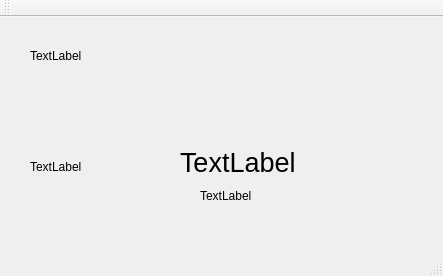
<?xml version="1.0" encoding="UTF-8"?>
<ui version="4.0">
 <class>MainWindow</class>
 <widget class="QMainWindow" name="MainWindow">
  <property name="geometry">
   <rect>
    <x>0</x>
    <y>0</y>
    <width>443</width>
    <height>276</height>
   </rect>
  </property>
  <property name="windowTitle">
   <string>MainWindow</string>
  </property>
  <widget class="QWidget" name="centralWidget">
   <widget class="QLabel" name="label">
    <property name="geometry">
     <rect>
      <x>30</x>
      <y>30</y>
      <width>91</width>
      <height>17</height>
     </rect>
    </property>
    <property name="text">
     <string>TextLabel</string>
    </property>
   </widget>
   <widget class="QLabel" name="label_2">
    <property name="geometry">
     <rect>
      <x>30</x>
      <y>140</y>
      <width>111</width>
      <height>20</height>
     </rect>
    </property>
    <property name="text">
     <string>TextLabel</string>
    </property>
   </widget>
   <widget class="QLabel" name="label_3">
    <property name="geometry">
     <rect>
      <x>180</x>
      <y>110</y>
      <width>241</width>
      <height>71</height>
     </rect>
    </property>
    <property name="font">
     <font>
      <pointsize>20</pointsize>
     </font>
    </property>
    <property name="text">
     <string>TextLabel</string>
    </property>
   </widget>
   <widget class="QLabel" name="label_4">
    <property name="geometry">
     <rect>
      <x>200</x>
      <y>170</y>
      <width>67</width>
      <height>17</height>
     </rect>
    </property>
    <property name="text">
     <string>TextLabel</string>
    </property>
   </widget>
  </widget>
  <widget class="QMenuBar" name="menuBar">
   <property name="geometry">
    <rect>
     <x>0</x>
     <y>0</y>
     <width>443</width>
     <height>22</height>
    </rect>
   </property>
  </widget>
  <widget class="QToolBar" name="mainToolBar">
   <attribute name="toolBarArea">
    <enum>TopToolBarArea</enum>
   </attribute>
   <attribute name="toolBarBreak">
    <bool>false</bool>
   </attribute>
  </widget>
  <widget class="QStatusBar" name="statusBar"/>
 </widget>
 <layoutdefault spacing="6" margin="11"/>
 <resources/>
 <connections/>
</ui>
